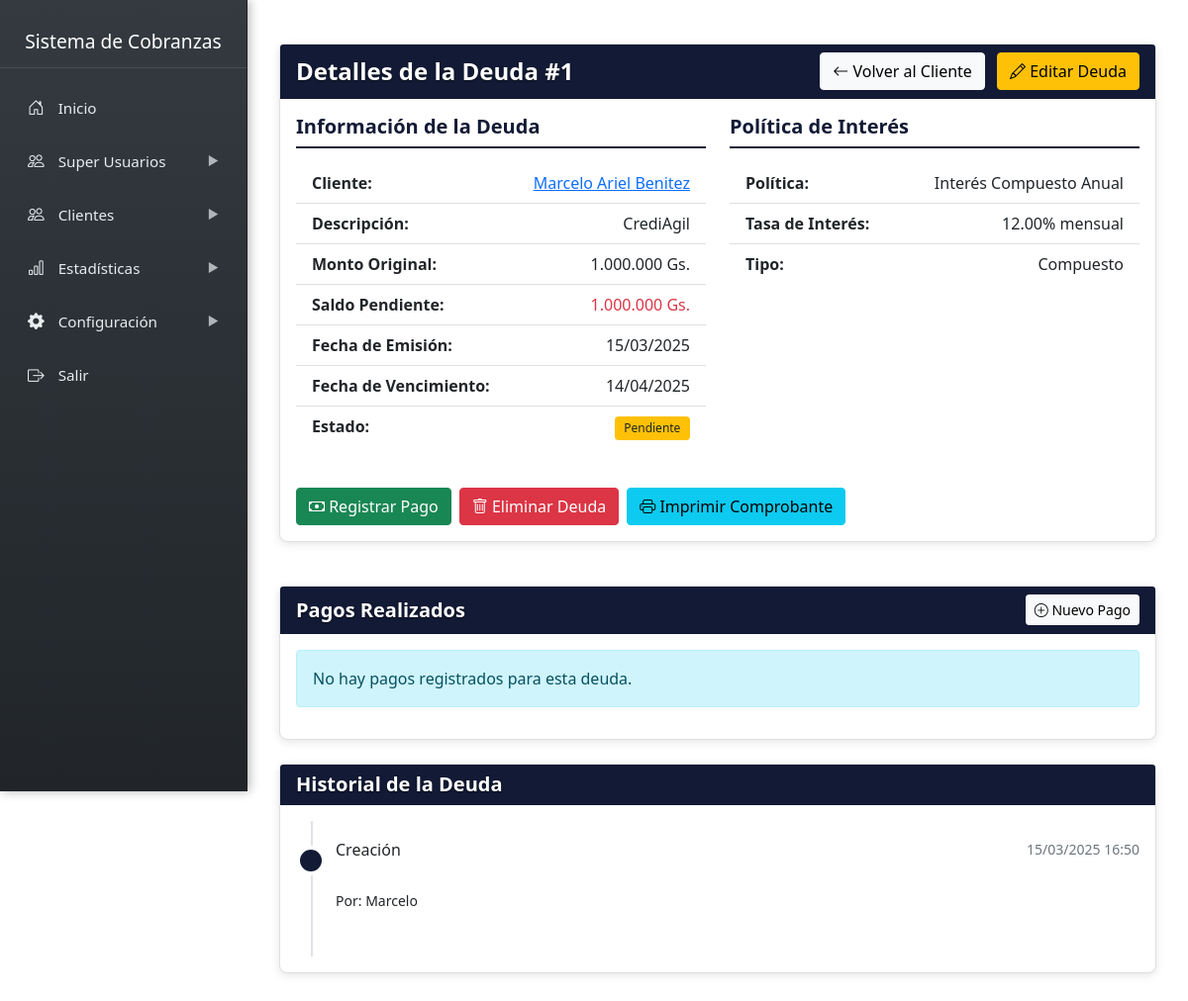
/gestor/sidebar/clientes/deudas/ver_deuda.php?id=1, run on an earlier commit of the app's database.
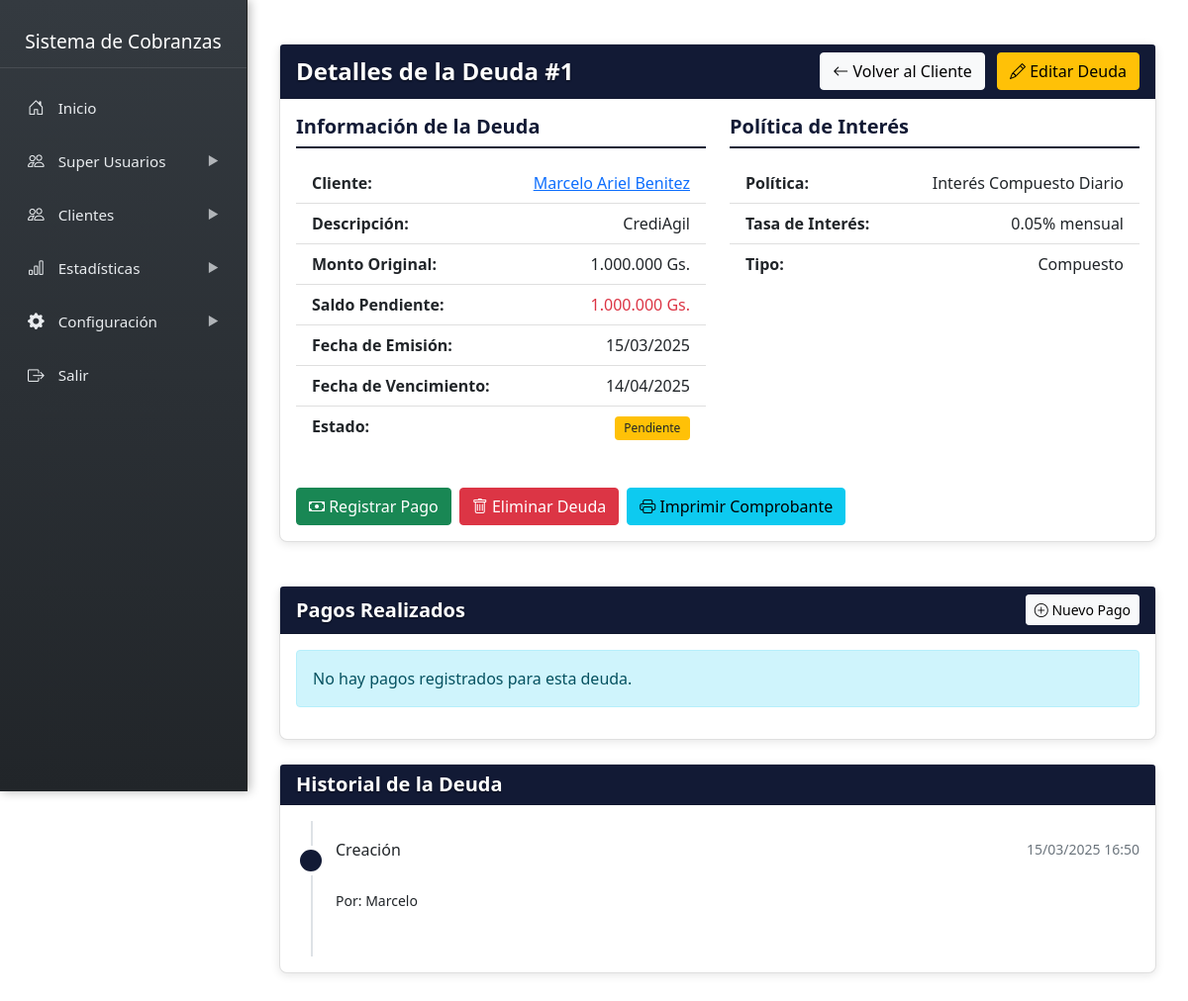
And on a later commit of the database.
### tables this page shows
CREATE TABLE `deudas` (
  `id` int NOT NULL,
  `cliente_id` int NOT NULL,
  `politica_interes_id` int NOT NULL,
  `notas` text,
  `monto` decimal(12,2) NOT NULL,
  `cuotas` int NOT NULL DEFAULT '1',
  `fecha_emision` date NOT NULL,
  `saldo_pendiente` decimal(12,2) NOT NULL,
  `descripcion` text,
  `fecha_vencimiento` date NOT NULL,
  `estado` enum('pendiente','pagado','vencido','cancelado') DEFAULT 'pendiente',
  `created_at` timestamp NULL DEFAULT CURRENT_TIMESTAMP,
  `monto_cuota` decimal(12,2) GENERATED ALWAYS AS ((`monto` / `cuotas`)) STORED
);

CREATE TABLE `clientes` (
  `id` int NOT NULL,
  `nombre` varchar(200) NOT NULL,
  `identificacion` varchar(20) DEFAULT NULL,
  `direccion` text,
  `ubicacion_link` text,
  `telefono` varchar(20) DEFAULT NULL,
  `email` varchar(100) DEFAULT NULL,
  `created_at` timestamp NULL DEFAULT CURRENT_TIMESTAMP,
  `imagen` varchar(255) NOT NULL DEFAULT 'default.png',
  `password` varchar(255) DEFAULT NULL
);

CREATE TABLE `politicas_interes` (
  `id` int NOT NULL,
  `nombre` varchar(100) NOT NULL,
  `tipo` enum('simple','compuesto','escalonado') NOT NULL,
  `periodo` enum('diario','mensual','anual') NOT NULL DEFAULT 'mensual',
  `tasa` decimal(5,2) NOT NULL,
  `tasa_escalonada_json` JSON DEFAULT NULL,
  `penalizacion_fija` decimal(12,2) DEFAULT NULL,
  `dias_penalizacion` int DEFAULT NULL,
  `fecha_inicio` date NOT NULL,
  `fecha_fin` date DEFAULT NULL,
  `activa` tinyint(1) DEFAULT '1',
  `created_at` timestamp NULL DEFAULT CURRENT_TIMESTAMP
);

CREATE TABLE `historial_deudas` (
  `id` int NOT NULL,
  `deuda_id` int NOT NULL,
  `usuario_id` int NOT NULL,
  `accion` varchar(50) NOT NULL,
  `detalle` text,
  `created_at` timestamp NULL DEFAULT CURRENT_TIMESTAMP
);

CREATE TABLE `usuarios` (
  `id` int NOT NULL,
  `rol_id` int NOT NULL,
  `nombre` varchar(100) NOT NULL,
  `email` varchar(100) NOT NULL,
  `password` varchar(255) NOT NULL,
  `activo` tinyint(1) DEFAULT '1',
  `created_at` timestamp NULL DEFAULT CURRENT_TIMESTAMP,
  `imagen` varchar(255) NOT NULL DEFAULT 'default.png',
  `last_activity` datetime DEFAULT CURRENT_TIMESTAMP
);

### gestor/sidebar/clientes/deudas/ver_deuda.php (the view, shortened to what the rows shown need)
<?php include '../../../../admin/include/sidebar.php'; ?>
<?php
require_once '../../cnx.php';
$deuda_id = $_GET['id'];
$query = "SELECT d.*, c.nombre as cliente_nombre, c.id as cliente_id,
          p.nombre as politica_nombre, p.tasa, p.tipo as politica_tipo
          FROM deudas d
          JOIN clientes c ON d.cliente_id = c.id
          JOIN politicas_interes p ON d.politica_interes_id = p.id
          WHERE d.id = ?";
$stmt = $conn->prepare($query);
$stmt->bind_param("i", $deuda_id);
$stmt->execute();
$result = $stmt->get_result();
$deuda = $result->fetch_assoc();
$query_historial = "SELECT h.*, u.nombre as usuario_nombre
                   FROM historial_deudas h
                   LEFT JOIN usuarios u ON h.usuario_id = u.id
                   WHERE h.deuda_id = ?
                   ORDER BY h.created_at DESC";
$stmt_historial = $conn->prepare($query_historial);
$stmt_historial->bind_param("i", $deuda_id);
$stmt_historial->execute();
$result_historial = $stmt_historial->get_result();
function formatMoney($amount) {
    return number_format($amount, 0, ',', '.') . ' Gs.';
}
?>
<div class="content-wrapper">
    <div class="container mt-4">
        <div class="row">
            <div class="col-md-12 mb-4">
                <div class="card">
                    <div class="card-body">
                        <div class="row">
                            <div class="col-md-6">
                                <ul class="list-group mb-4">
                                    <li class="list-group-item d-flex justify-content-between">
                                        <strong>Cliente:</strong>
                                        <a href="../cliente_datos.php?id=<?php echo $deuda['cliente_id']; ?>">
                                            <?php echo htmlspecialchars($deuda['cliente_nombre']); ?>
                                        </a>
                                    </li>
                                    <li class="list-group-item d-flex justify-content-between">
                                        <strong>Descripción:</strong>
                                        <span><?php echo htmlspecialchars($deuda['descripcion']); ?></span>
                                    </li>
                                    <li class="list-group-item d-flex justify-content-between">
                                        <strong>Monto Original:</strong>
                                        <span><?php echo formatMoney($deuda['monto']); ?></span>
                                    </li>
                                    <li class="list-group-item d-flex justify-content-between">
                                        <strong>Saldo Pendiente:</strong>
                                        <span class="<?php echo ($deuda['estado'] == 'pagado') ? 'text-success' : 'text-danger'; ?>">
                                            <?php echo formatMoney($deuda['saldo_pendiente']); ?>
                                        </span>
                                    </li>
                                    <li class="list-group-item d-flex justify-content-between">
                                        <strong>Fecha de Emisión:</strong>
                                        <span><?php echo date('d/m/Y', strtotime($deuda['fecha_emision'])); ?></span>
                                    </li>
                                    <li class="list-group-item d-flex justify-content-between">
                                        <strong>Fecha de Vencimiento:</strong>
                                        <span><?php echo date('d/m/Y', strtotime($deuda['fecha_vencimiento'])); ?></span>
                                    </li>
                                </ul>
                            </div>
                            <div class="col-md-6">
                                <ul class="list-group mb-4">
                                    <li class="list-group-item d-flex justify-content-between">
                                        <strong>Política:</strong>
                                        <span><?php echo htmlspecialchars($deuda['politica_nombre']); ?></span>
                                    </li>
                                    <li class="list-group-item d-flex justify-content-between">
                                        <strong>Tasa de Interés:</strong>
                                        <span><?php echo $deuda['tasa']; ?>% mensual</span>
                                    </li>
                                    <li class="list-group-item d-flex justify-content-between">
                                        <strong>Tipo:</strong>
                                        <span><?php echo ucfirst(htmlspecialchars($deuda['politica_tipo'])); ?></span>
                                    </li>
                                </ul>
                            </div>
                        </div>
                    </div>
                </div>
            </div>
        </div>
        <div class="card mb-4">
            <div class="card-body">
                <?php if($result_historial->num_rows > 0): ?>
                    <div class="timeline">
                        <?php while($historial = $result_historial->fetch_assoc()): ?>
                            <div class="timeline-item">
                                <div class="timeline-marker"></div>
                                <div class="timeline-content">
                                    <h6 class="timeline-title">
                                        <?php echo ucfirst($historial['accion']); ?>
                                        <small class="text-muted"><?php echo date('d/m/Y H:i', strtotime($historial['created_at'])); ?></small>
                                    </h6>
                                    <p class="timeline-text">
                                        <?php if(!empty($historial['usuario_nombre'])): ?>
                                            <br><small>Por: <?php echo htmlspecialchars($historial['usuario_nombre']); ?></small>
                                        <?php endif; ?>
                                    </p>
                                </div>
                            </div>
                        <?php endwhile; ?>
                    </div>
                <?php else: ?>
                    <div class="alert alert-info">
                        No hay registros en el historial de esta deuda.
                    </div>
                <?php endif; ?>
            </div>
        </div>
    </div>
</div>

What changed in the data, as far as the page shows it:
changed deudas "CrediAgil": politica_interes.nombre "Interés Compuesto Anual" → "Interés Compuesto Diario"; politica_interes.tasa "12.00" → "0.05"
